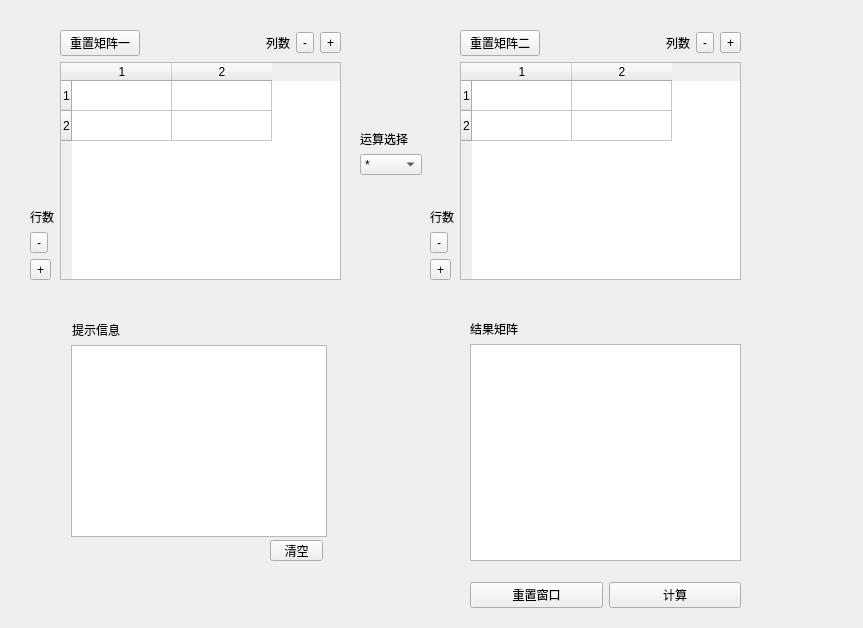
<?xml version="1.0" encoding="UTF-8"?>
<ui version="4.0">
 <class>DoubleMatrix</class>
 <widget class="QWidget" name="DoubleMatrix">
  <property name="geometry">
   <rect>
    <x>0</x>
    <y>0</y>
    <width>863</width>
    <height>628</height>
   </rect>
  </property>
  <property name="windowTitle">
   <string>Form</string>
  </property>
  <widget class="QWidget" name="layoutWidget">
   <property name="geometry">
    <rect>
     <x>430</x>
     <y>30</y>
     <width>311</width>
     <height>250</height>
    </rect>
   </property>
   <layout class="QGridLayout" name="gridLayout_2">
    <item row="1" column="0">
     <spacer name="verticalSpacer_2">
      <property name="orientation">
       <enum>Qt::Vertical</enum>
      </property>
      <property name="sizeHint" stdset="0">
       <size>
        <width>20</width>
        <height>138</height>
       </size>
      </property>
     </spacer>
    </item>
    <item row="1" column="1" rowspan="2" colspan="3">
     <widget class="QTableWidget" name="tableWidget_2">
      <property name="editTriggers">
       <set>QAbstractItemView::AllEditTriggers</set>
      </property>
      <row>
       <property name="text">
        <string>1</string>
       </property>
      </row>
      <row>
       <property name="text">
        <string>2</string>
       </property>
      </row>
      <column>
       <property name="text">
        <string>1</string>
       </property>
      </column>
      <column>
       <property name="text">
        <string>2</string>
       </property>
      </column>
      <item row="0" column="0">
       <property name="text">
        <string/>
       </property>
       <property name="foreground">
        <brush brushstyle="NoBrush">
         <color alpha="255">
          <red>0</red>
          <green>0</green>
          <blue>0</blue>
         </color>
        </brush>
       </property>
      </item>
     </widget>
    </item>
    <item row="0" column="3">
     <layout class="QHBoxLayout" name="horizontalLayout_2">
      <item>
       <widget class="QLabel" name="label_4">
        <property name="text">
         <string>列数</string>
        </property>
       </widget>
      </item>
      <item>
       <widget class="QToolButton" name="toolButton_2colsub">
        <property name="text">
         <string>-</string>
        </property>
       </widget>
      </item>
      <item>
       <widget class="QToolButton" name="toolButton_2coladd">
        <property name="text">
         <string>+</string>
        </property>
       </widget>
      </item>
     </layout>
    </item>
    <item row="2" column="0">
     <layout class="QVBoxLayout" name="verticalLayout">
      <item>
       <widget class="QLabel" name="label_3">
        <property name="text">
         <string>行数</string>
        </property>
       </widget>
      </item>
      <item>
       <widget class="QToolButton" name="toolButton_2rowsubb">
        <property name="text">
         <string>-</string>
        </property>
       </widget>
      </item>
      <item>
       <widget class="QToolButton" name="toolButton_2rowadd">
        <property name="text">
         <string>+</string>
        </property>
       </widget>
      </item>
     </layout>
    </item>
    <item row="0" column="1">
     <widget class="QPushButton" name="pushButton_Reset2">
      <property name="text">
       <string>重置矩阵二</string>
      </property>
     </widget>
    </item>
    <item row="0" column="2">
     <spacer name="horizontalSpacer_2">
      <property name="orientation">
       <enum>Qt::Horizontal</enum>
      </property>
      <property name="sizeHint" stdset="0">
       <size>
        <width>128</width>
        <height>20</height>
       </size>
      </property>
     </spacer>
    </item>
   </layout>
  </widget>
  <widget class="QWidget" name="layoutWidget">
   <property name="geometry">
    <rect>
     <x>30</x>
     <y>30</y>
     <width>311</width>
     <height>250</height>
    </rect>
   </property>
   <layout class="QGridLayout" name="gridLayout">
    <item row="4" column="0">
     <spacer name="verticalSpacer">
      <property name="orientation">
       <enum>Qt::Vertical</enum>
      </property>
      <property name="sizeHint" stdset="0">
       <size>
        <width>20</width>
        <height>138</height>
       </size>
      </property>
     </spacer>
    </item>
    <item row="4" column="1" rowspan="2" colspan="3">
     <widget class="QTableWidget" name="tableWidget">
      <property name="contextMenuPolicy">
       <enum>Qt::NoContextMenu</enum>
      </property>
      <property name="editTriggers">
       <set>QAbstractItemView::AllEditTriggers</set>
      </property>
      <row>
       <property name="text">
        <string>1</string>
       </property>
      </row>
      <row>
       <property name="text">
        <string>2</string>
       </property>
      </row>
      <column>
       <property name="text">
        <string>1</string>
       </property>
      </column>
      <column>
       <property name="text">
        <string>2</string>
       </property>
      </column>
      <item row="0" column="0">
       <property name="text">
        <string/>
       </property>
       <property name="foreground">
        <brush brushstyle="NoBrush">
         <color alpha="255">
          <red>0</red>
          <green>0</green>
          <blue>0</blue>
         </color>
        </brush>
       </property>
      </item>
     </widget>
    </item>
    <item row="5" column="0">
     <layout class="QVBoxLayout" name="verticalLayout_3">
      <item>
       <widget class="QLabel" name="label">
        <property name="text">
         <string>行数</string>
        </property>
       </widget>
      </item>
      <item>
       <widget class="QToolButton" name="toolButton_1rowsubb">
        <property name="text">
         <string>-</string>
        </property>
       </widget>
      </item>
      <item>
       <widget class="QToolButton" name="toolButton_1rowadd">
        <property name="text">
         <string>+</string>
        </property>
       </widget>
      </item>
     </layout>
    </item>
    <item row="2" column="3">
     <layout class="QHBoxLayout" name="horizontalLayout">
      <item>
       <widget class="QLabel" name="label_2">
        <property name="text">
         <string>列数</string>
        </property>
       </widget>
      </item>
      <item>
       <widget class="QToolButton" name="toolButton_1colsub">
        <property name="text">
         <string>-</string>
        </property>
       </widget>
      </item>
      <item>
       <widget class="QToolButton" name="toolButton_1coladd">
        <property name="text">
         <string>+</string>
        </property>
       </widget>
      </item>
     </layout>
    </item>
    <item row="2" column="1">
     <widget class="QPushButton" name="pushButton_Reset1">
      <property name="text">
       <string>重置矩阵一</string>
      </property>
     </widget>
    </item>
    <item row="2" column="2">
     <spacer name="horizontalSpacer">
      <property name="orientation">
       <enum>Qt::Horizontal</enum>
      </property>
      <property name="sizeHint" stdset="0">
       <size>
        <width>128</width>
        <height>20</height>
       </size>
      </property>
     </spacer>
    </item>
   </layout>
  </widget>
  <widget class="QWidget" name="layoutWidget">
   <property name="geometry">
    <rect>
     <x>470</x>
     <y>320</y>
     <width>271</width>
     <height>241</height>
    </rect>
   </property>
   <layout class="QVBoxLayout" name="verticalLayout_2">
    <item>
     <widget class="QLabel" name="label_6">
      <property name="text">
       <string>结果矩阵</string>
      </property>
     </widget>
    </item>
    <item>
     <widget class="QTableWidget" name="tableWidget_3">
      <property name="editTriggers">
       <set>QAbstractItemView::NoEditTriggers</set>
      </property>
     </widget>
    </item>
   </layout>
  </widget>
  <widget class="QWidget" name="layoutWidget">
   <property name="geometry">
    <rect>
     <x>470</x>
     <y>580</y>
     <width>271</width>
     <height>30</height>
    </rect>
   </property>
   <layout class="QHBoxLayout" name="horizontalLayout_4">
    <item>
     <widget class="QPushButton" name="pushButton_ResetAll">
      <property name="text">
       <string>重置窗口</string>
      </property>
     </widget>
    </item>
    <item>
     <widget class="QPushButton" name="pushButton_Go">
      <property name="text">
       <string>计算</string>
      </property>
     </widget>
    </item>
   </layout>
  </widget>
  <widget class="QWidget" name="layoutWidget">
   <property name="geometry">
    <rect>
     <x>360</x>
     <y>130</y>
     <width>62</width>
     <height>45</height>
    </rect>
   </property>
   <layout class="QVBoxLayout" name="verticalLayout_4">
    <item>
     <widget class="QLabel" name="label_7">
      <property name="text">
       <string>运算选择</string>
      </property>
     </widget>
    </item>
    <item>
     <widget class="QComboBox" name="comboBox">
      <item>
       <property name="text">
        <string>*</string>
       </property>
      </item>
      <item>
       <property name="text">
        <string>+</string>
       </property>
      </item>
      <item>
       <property name="text">
        <string>-</string>
       </property>
      </item>
     </widget>
    </item>
   </layout>
  </widget>
  <widget class="QToolButton" name="toolButton">
   <property name="geometry">
    <rect>
     <x>270</x>
     <y>540</y>
     <width>53</width>
     <height>21</height>
    </rect>
   </property>
   <property name="text">
    <string>清空</string>
   </property>
  </widget>
  <widget class="QTextBrowser" name="textBrowser">
   <property name="geometry">
    <rect>
     <x>71</x>
     <y>345</y>
     <width>256</width>
     <height>192</height>
    </rect>
   </property>
  </widget>
  <widget class="QLabel" name="label_5">
   <property name="geometry">
    <rect>
     <x>72</x>
     <y>322</y>
     <width>60</width>
     <height>16</height>
    </rect>
   </property>
   <property name="text">
    <string>提示信息</string>
   </property>
  </widget>
 </widget>
 <resources/>
 <connections>
  <connection>
   <sender>toolButton</sender>
   <signal>clicked()</signal>
   <receiver>textBrowser</receiver>
   <slot>clear()</slot>
   <hints>
    <hint type="sourcelabel">
     <x>337</x>
     <y>566</y>
    </hint>
    <hint type="destinationlabel">
     <x>341</x>
     <y>544</y>
    </hint>
   </hints>
  </connection>
 </connections>
</ui>
